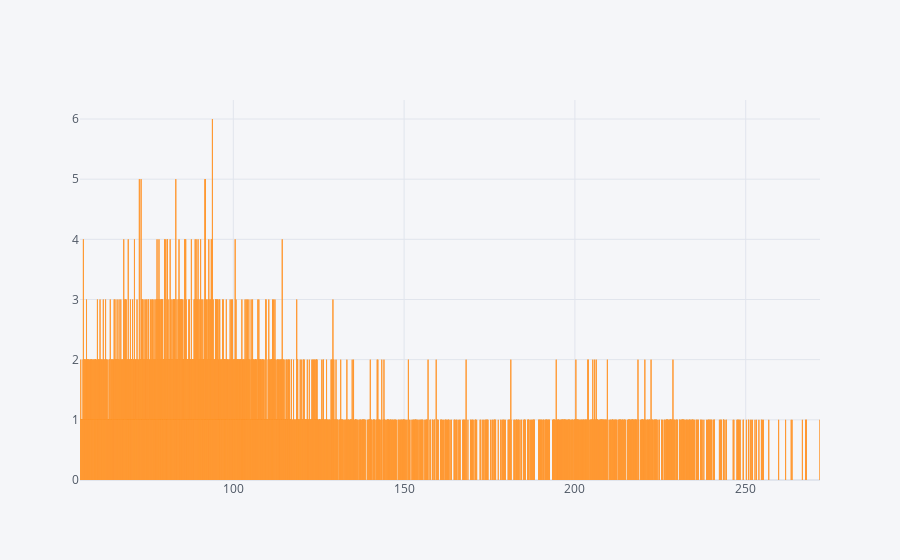

The code cell stored with this chart in its notebook:
### Markdown cell above
In private female has more heart disease.
In remaining other sectors male has high heart disease.

### Code cell
df.avg_glucose_level.value_counts().sort_values(ascending=False).iplot(kind="bar")

### Figure 1 — Plotly figure (JSON) as saved in the notebook; plotly's stock layout.template omitted (floating-point values rounded to 4 significant figures; data arrays with more than 128 entries replaced by an {"elided": "..."} marker saying what was removed)
{"data": [{"marker": {"color": "rgba(255, 153, 51, 0.6)", "line": {"color": "rgba(255, 153, 51, 1.0)", "width": 1}}, "name": "avg_glucose_level", "orientation": "v", "text": "", "type": "bar", "x": {"elided": "3852 float values"}, "y": {"elided": "3852 int values"}}], "layout": {"legend": {"bgcolor": "#F5F6F9", "font": {"color": "#4D5663"}}, "paper_bgcolor": "#F5F6F9", "plot_bgcolor": "#F5F6F9", "title": {"font": {"color": "#4D5663"}}, "xaxis": {"gridcolor": "#E1E5ED", "showgrid": true, "tickfont": {"color": "#4D5663"}, "title": {"font": {"color": "#4D5663"}, "text": ""}, "zerolinecolor": "#E1E5ED"}, "yaxis": {"gridcolor": "#E1E5ED", "showgrid": true, "tickfont": {"color": "#4D5663"}, "title": {"font": {"color": "#4D5663"}, "text": ""}, "zerolinecolor": "#E1E5ED"}}}
